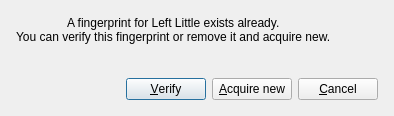
<?xml version="1.0" encoding="UTF-8"?>
<ui version="4.0">
 <class>ExistDialog</class>
 <widget class="QDialog" name="ExistDialog">
  <property name="windowModality">
   <enum>Qt::ApplicationModal</enum>
  </property>
  <property name="geometry">
   <rect>
    <x>0</x>
    <y>0</y>
    <width>394</width>
    <height>116</height>
   </rect>
  </property>
  <property name="windowTitle">
   <string>Fingerprint exists</string>
  </property>
  <property name="windowIcon">
   <iconset resource="widget-res.qrc">
    <normaloff>:/new/prefix1/res/gnome-user-interface.png</normaloff>:/new/prefix1/res/gnome-user-interface.png</iconset>
  </property>
  <layout class="QVBoxLayout">
   <item>
    <layout class="QHBoxLayout">
     <item>
      <layout class="QVBoxLayout">
       <property name="spacing">
        <number>0</number>
       </property>
       <property name="margin">
        <number>5</number>
       </property>
       <item alignment="Qt::AlignHCenter">
        <widget class="QLabel" name="fingerLabel">
         <property name="text">
          <string>A fingerprint for Left Little exists already.</string>
         </property>
        </widget>
       </item>
       <item alignment="Qt::AlignHCenter">
        <widget class="QLabel" name="label_2">
         <property name="text">
          <string>You can verify this fingerprint or remove it and acquire new.</string>
         </property>
        </widget>
       </item>
      </layout>
     </item>
     <item>
      <spacer>
       <property name="orientation">
        <enum>Qt::Horizontal</enum>
       </property>
       <property name="sizeHint" stdset="0">
        <size>
         <width>40</width>
         <height>20</height>
        </size>
       </property>
      </spacer>
     </item>
    </layout>
   </item>
   <item>
    <spacer>
     <property name="orientation">
      <enum>Qt::Vertical</enum>
     </property>
     <property name="sizeHint" stdset="0">
      <size>
       <width>20</width>
       <height>40</height>
      </size>
     </property>
    </spacer>
   </item>
   <item>
    <layout class="QHBoxLayout">
     <property name="spacing">
      <number>6</number>
     </property>
     <property name="margin">
      <number>5</number>
     </property>
     <item>
      <spacer>
       <property name="orientation">
        <enum>Qt::Horizontal</enum>
       </property>
       <property name="sizeHint" stdset="0">
        <size>
         <width>40</width>
         <height>20</height>
        </size>
       </property>
      </spacer>
     </item>
     <item>
      <widget class="QPushButton" name="verifyButton">
       <property name="text">
        <string>&amp;Verify</string>
       </property>
      </widget>
     </item>
     <item>
      <widget class="QPushButton" name="acquireButton">
       <property name="text">
        <string>&amp;Acquire new</string>
       </property>
      </widget>
     </item>
     <item>
      <widget class="QPushButton" name="cancelButton">
       <property name="text">
        <string>&amp;Cancel</string>
       </property>
      </widget>
     </item>
    </layout>
   </item>
  </layout>
 </widget>
 <resources>
  <include location="widget-res.qrc"/>
  <include location="widget-res.qrc"/>
  <include location="widget-res.qrc"/>
  <include location="widget-res.qrc"/>
 </resources>
 <connections/>
</ui>
